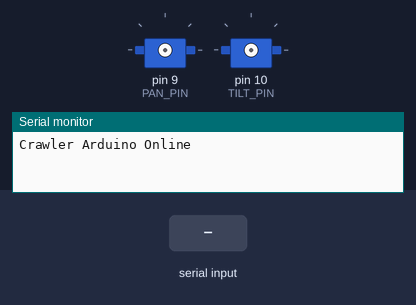
Bench run of a sketch on a simulated Arduino Uno, built with avr-gcc and run on an emulated ATmega328P. Shown: 2 × servo, the last lines printed to the serial monitor. Inputs (shaded band) come from the test bench.

Above: at 1.2 s.
1.3 s: "CONFIG 1\n" received over Serial
2.8 s: "SERVO 1\n" received over Serial
At 3.2 s:
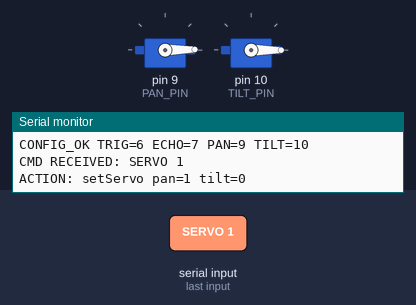
4.3 s: "SERVO 150\n" received over Serial
At 5.5 s:
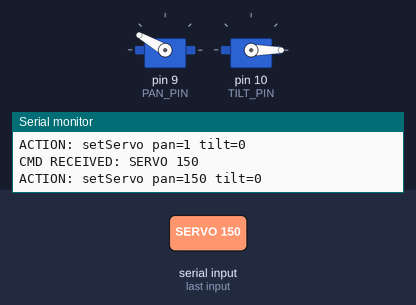
5.8 s: "SERVO 45\n" received over Serial
At 6.8 s:
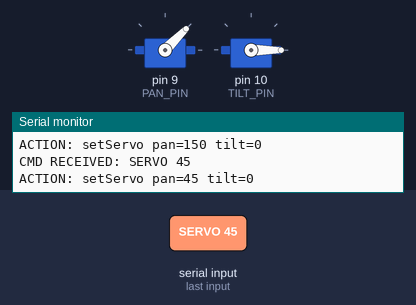
7.3 s: "SERVO\n" received over Serial
At 7.8 s:
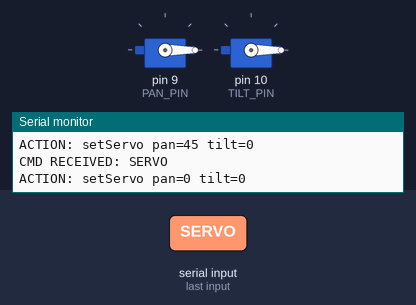
Timing chart, 0 to 10.3 s (numbered marks = the images above; inputs shaded):
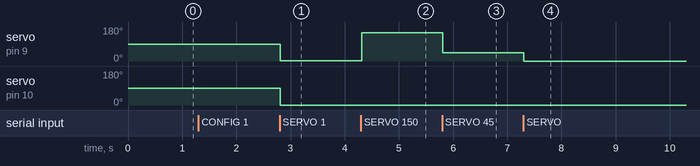

Measured:
- after the input at 2.8 s, servo on pin 9 (PAN_PIN): 90° → 1° at once; servo on pin 10 (TILT_PIN): 90° → 0° at once
- after the input at 4.3 s, servo on pin 9 (PAN_PIN): 1° → 150° at once
- after the input at 5.8 s, servo on pin 9 (PAN_PIN): 150° → 45° at once
- after the input at 7.3 s, servo on pin 9 (PAN_PIN): 45° → 0° at once

The sketch:

arduino.ino
```cpp
#include <AFMotor.h>
#include <Servo.h>

// DC motors
AF_DCMotor motor1(1); // M1
AF_DCMotor motor2(2); // M2

// Servos
Servo servoPan;
Servo servoTilt;

// Pins (will be set via CONFIG)
int TRIG_PIN = 6;
int ECHO_PIN = 7;
int PAN_PIN = 9;
int TILT_PIN = 10;

void setup() {
  Serial.begin(9600);
  Serial.println("Crawler Arduino Online");
}

void loop() {
  static String command = "";

  // Build command character by character
  while (Serial.available()) {
    char c = Serial.read();

    // Printable characters only
    if (c >= 32 && c <= 126) {
      command += c;
    }

    // Command ends at newline
    if (c == '\n') {
      command.replace("\r", "");  // Strip carriage return just in case
      command.trim();

      Serial.print("CMD RECEIVED: ");
      Serial.println(command);

      if (command.startsWith("SERVO")) {
        int pan = command.substring(6, command.indexOf(' ', 6)).toInt();
        int tilt = command.substring(command.indexOf(' ', 6) + 1).toInt();
        Serial.print("ACTION: setServo pan=");
        Serial.print(pan);
        Serial.print(" tilt=");
        Serial.println(tilt);
        servoPan.write(pan);
        servoTilt.write(tilt);
      }
      else if (command == "PING") {
        float dist = readDistance();
        Serial.print("DIST ");
        Serial.println(dist);
      }
      else if (command.startsWith("CONFIG")) {
        parseConfig(command);
      }
      else {
        Serial.print("UNKNOWN COMMAND: ");
        Serial.println(command);
      }

      // Reset command buffer for next line
      command = "";
    }
  }
}

// Ultrasonic
float readDistance() {
  digitalWrite(TRIG_PIN, LOW); delayMicroseconds(2);
  digitalWrite(TRIG_PIN, HIGH); delayMicroseconds(10);
  digitalWrite(TRIG_PIN, LOW);
  long duration = pulseIn(ECHO_PIN, HIGH, 30000);
  return duration * 0.034 / 2;
}

// Config handler
void parseConfig(String cmd) {
  Serial.println("ACTION: parseConfig");

  int trig = cmd.indexOf("TRIG=");
  int echo = cmd.indexOf("ECHO=");
  int pan  = cmd.indexOf("PAN=");
  int tilt = cmd.indexOf("TILT=");

  if (trig != -1) TRIG_PIN = cmd.substring(trig + 5, cmd.indexOf(" ", trig + 5)).toInt();
  if (echo != -1) ECHO_PIN = cmd.substring(echo + 5, cmd.indexOf(" ", echo + 5)).toInt();
  if (pan  != -1) PAN_PIN  = cmd.substring(pan + 4, cmd.indexOf(" ", pan + 4)).toInt();
  if (tilt != -1) TILT_PIN = cmd.substring(tilt + 5).toInt();

  pinMode(TRIG_PIN, OUTPUT);
  pinMode(ECHO_PIN, INPUT);

  servoPan.attach(PAN_PIN);
  servoTilt.attach(TILT_PIN);

  Serial.print("CONFIG_OK TRIG=");
  Serial.print(TRIG_PIN);
  Serial.print(" ECHO=");
  Serial.print(ECHO_PIN);
  Serial.print(" PAN=");
  Serial.print(PAN_PIN);
  Serial.print(" TILT=");
  Serial.println(TILT_PIN);
}
```
